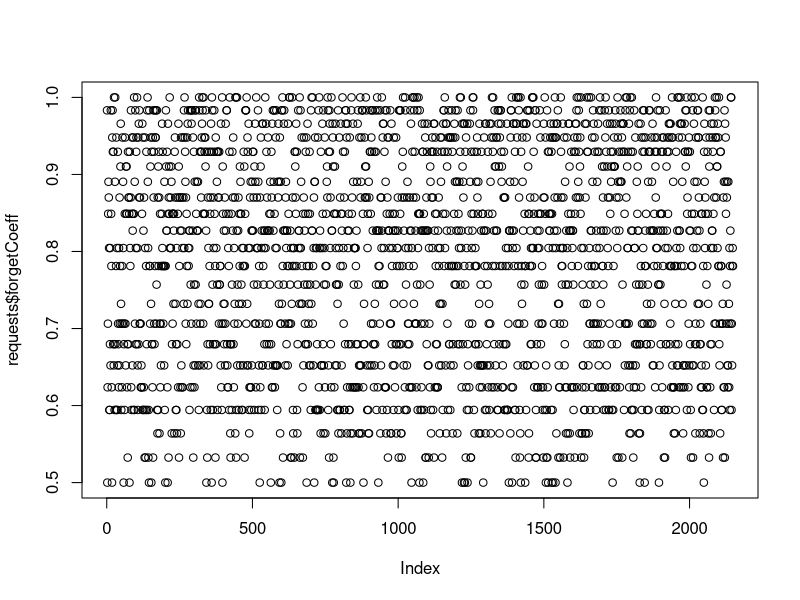
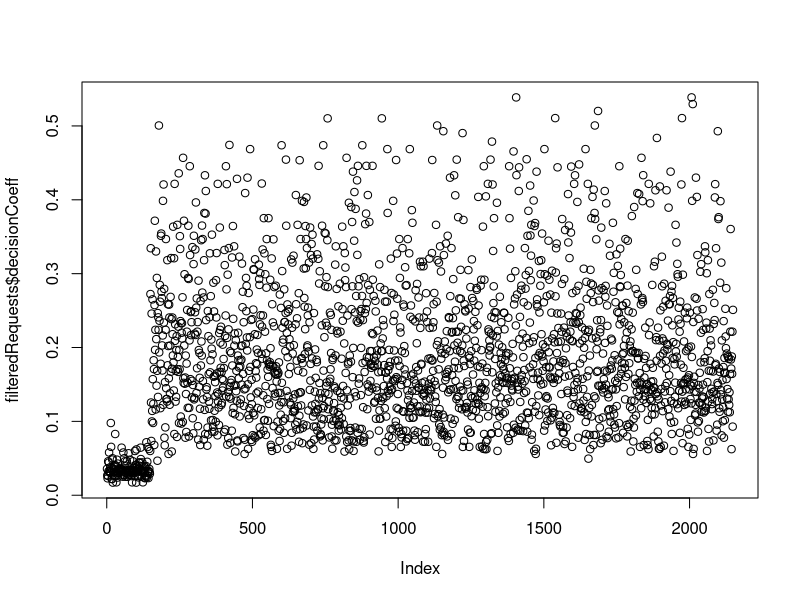

Here is the R script that generated these plots, in order:
#input : two files
#   customers file
#   requests file

#output : What can you tell us about the data?
#   What can you tell about fraudulent customers and their transactions?
#   Based on your results, what actions would you do or recommend doing for letting less fraudulent transactions go through (at the same time having the least impact on our good customers)?"
###############################################################################################
#source("http://www.bioconductor.org/biocLite.R")
#biocLite("xlsx")

### Load existing Data
customers <- read.csv("customer_data.csv", header = TRUE)
requests <- read.csv("request_data-2.csv", header = TRUE)

colnames(customers)
customers$fraudulent_cst
unique(requests$payment_type)
colnames(requests)


##############################################################################################
#################################### Customers Processing ####################################
##############################################################################################

## handle customer duplications
length(customers$customer_id)
## 2129 customers in the list
unique(customers$customer_id)
unique(paste(customers$customer_id, customers$cst_successful_transfers_cnt, customers$cst_profile_age_days, sep="_"))
## 2090 unique customers in the list

#detect duplicated and unique customers
duplicateCustomers<- customers[duplicated(customers$customer_id),]
uniqueCustomers <- customers[unique(customers$customer_id),]

#customers <- uniqueCustomers
## Later on we will refer to "uniqueCustomers" only

#################################### Successfull Transfers ############################################

### Calculate quantile percentage of customer successful transfer count
percentage <- quantile(customers$cst_successful_transfers_cnt, probs = seq(0, 1, 0.2), na.rm = TRUE)
percentage
### define the coefficient step, in order not to decrease dramatically customer chances to make the transfer,
# we start from 0.5
coeffStep <- 5/(length(percentage)-1)

# we want something like this, that is for each quantile we need a coefficient, e.g.
# for customers with 5 (3 <= 5 < 7) successful transfers, the coefficient will be 0.7 as in the following lists
# 1    2    3    7   13 1307
#  0.5  0.6  0.7  0.8  0.9

tmp <- cut(customers$cst_successful_transfers_cnt,percentage, include.lowest=TRUE, right=FALSE )
customers$successTransferCoeff <- 0.5 + (as.integer(tmp)-1)*coeffStep/10
# percentage
# View(data.frame(orig=customers$cst_successful_transfers_cnt, res=tmp, res2=as.integer(tmp), res3=0.5 + (as.integer(tmp)-1)*coeffStep/10 ))


head(customers$successTransferCoeff, 20)

#### now we have customers with one more column (historyTrust) with coefficient based on customer successful transfer history

#################################### Fraudulent Type ############################################

### customer fraud type coefficients
fairCustTrust <- 0.95
oneFraudCustTrust <- 0.5
multipleFraudCustTrust <- 0.3
superTrustyCustomer <- 1

setCustomerFraudType <- function(type) {
    if( type == 0 ) return(fairCustTrust)
    if( type == 1 ) return(oneFraudCustTrust)
    if( type > 1 ) return(multipleFraudCustTrust)
    return(superTrustyCustomer)
}

customers$fraudCoeff <- sapply(customers$fraudulent_cst, setCustomerFraudType)

#################################### Suspicious Type ############################################

### customer suspicious type coefficients
cleanCustTrust <- 0.95
oneSuspCustTrust <- 0.75
multipleSuspCustTrust <- 0.4
goldenCustomer <- 1

setCustomerSuspType <- function(type) {
    if( type == 0 ) return(cleanCustTrust)
    if( type == 1 ) return(oneSuspCustTrust)
    if( type > 1 ) return(multipleSuspCustTrust)
    return(goldenCustomer)
}

customers$suspCoeff <- sapply(customers$suspicious_cst, setCustomerSuspType)


#################################### History Days ############################################

### Calculate quantile percentage of customer history in days
percentageDays <- quantile(customers$cst_profile_age_days, probs = seq(0, 1, 0.1))
percentageDays
### define the coefficient step, in order not to decrease dramatically customer chances to make the transfer,
# we start from 0.5
coeffStepDays <- 5/(length(percentageDays)-1)

tmp <- cut(customers$cst_profile_age_days,percentageDays, include.lowest=TRUE, right=FALSE )
customers$daysCoeff <- 0.5 + (as.integer(tmp)-1)*coeffStepDays/10
# percentageDays
# View(data.frame(orig=customers$cst_profile_age_days, res=tmp, res2=as.integer(tmp), res3=0.5 + (as.integer(tmp)-1)*coeffStepDays/10 ))



##############################################################################################
#################################### Requests Processing #####################################
##############################################################################################


#################################### Transaction Type ############################################
#### transaction type coefficients
bankTrust <- 0.9
achTrust <- 0.7
cardTrust <- 0.5
handTrust <- 1 # if the transfer was hand to hand :D


setTransactionType <- function(type) {
    if( type == "bank" ) return(bankTrust)
    if( type == "ach" ) return(achTrust)
    if( type == "card" ) return(cardTrust)
    return(handTrust)
}

## add transferTrust column
requests$transferTrust <- sapply(requests$payment_type,setTransactionType)


#################################### Forgetting Coefficients of Transfers ############################################

requests$daysPassed <- difftime(as.Date(as.character(requests$request_date), "%d/%m/%Y"),
                                as.Date("1970-01-01"), units = "days")
requests$daysPassed <- requests$daysPassed - min(requests$daysPassed)

forgettingExpFunction <- function(x) {
    return (1.5 - (0.5)^(x/max(unclass(requests$daysPassed))))  #max(unclass(requests$daysPassed)
}
#### here we need to forget the mistakes/fraud/suspicious behaviour of customer, so we introduce en exponential function
# f(x) <- 1.5 - (0.5)^(x/max(days passed)), the shift with 1.5 is needed to avoid 0 values, since we will use those coefficient in product

requests$forgetCoeff <- forgettingExpFunction((as.numeric(requests$daysPassed)))
plot(requests$forgetCoeff)

#################################### Customer ID Check ############################################

checkCustomerID <- function(id) {
    return(any(as.character(customers$customer_id) == as.character(id)))
}

requests$senderExists <- sapply(requests$customer_id, checkCustomerID)
length(requests[requests$senderExists == TRUE,]$customer_id)

### All the receivers are not from our Customers List, only one is in the list
requests$recipientExists <- sapply(requests$target_recipient_id, checkCustomerID)
length(requests[requests$recipientExists == FALSE,]$customer_id)

#################################### Customer ID Check ############################################

#############  Get Customer Send Count
sendersTable <- table(requests$customer_id)
getSendCount <- function(id) {
    return(sendersTable[[id]])
}
requests$customerSendCount <- sapply(requests$customer_id, getSendCount)

#############  Get Recepient Receive Count
receiversTable <- table(requests$target_recipient_id)
getReceiveCount <- function(id) {
    return(receiversTable[[id]])
}
requests$customerReceiveCount <- sapply(requests$target_recipient_id, getReceiveCount)

###########################################################################################
### Calculate Customer Send Coefficients
sendExpFunction <- function(x) {
    return ((0.5)^(x/max(requests$customerSendCount)))
}

requests$sendCoeff <- sendExpFunction((as.numeric(requests$customerSendCount)))

###########################################################################################
### Calculate Target Recepient Receive Coefficients
receiveExpFunction <- function(x) {
    return ((0.5)^(x/max(requests$customerReceiveCount)))
}

requests$receiveCoeff <- receiveExpFunction((as.numeric(requests$customerReceiveCount)))

###########################################################################################
### Calculate Final Coefficients

### get the request ids in customers list
requests$idInCustomers <- match(requests$customer_id, customers$customer_id)

# requests$successTransferCoeff <- customers[requests$idInCustomers,]$successTransferCoeff
# requests$fraudCoeff <- customers[requests$idInCustomers,]$fraudCoeff
# requests$suspCoeff <- customers[requests$idInCustomers,]$suspCoeff
# requests$daysCoeff <- customers[requests$idInCustomers,]$daysCoeff

### fill calculated coefficient columns from customers
requests[c("successTransferCoeff", "fraudCoeff", "suspCoeff", "daysCoeff")] <-
    customers[requests$idInCustomers,][c("successTransferCoeff", "fraudCoeff", "suspCoeff", "daysCoeff")]

### Calculate final decision coefficients
requests$decisionCoeff <- with(requests,
            successTransferCoeff * fraudCoeff * suspCoeff *
            daysCoeff * transferTrust * forgetCoeff * sendCoeff * receiveCoeff )

### filter the coefficients columns to look
filteredRequests <- requests[c("request_id", "target_recipient_id", "customer_id", "payment_type", "transferTrust",
                               "daysPassed", "customerSendCount", "customerReceiveCount",
                               "forgetCoeff", "sendCoeff", "receiveCoeff",
                               "successTransferCoeff", "fraudCoeff", "suspCoeff",
                               "daysCoeff", "decisionCoeff")]

plot(filteredRequests$decisionCoeff)
#### rank requests by decision coefficient
ranks <- rank(requests$decisionCoeff)

### calculate quantiles from decision coefficients
decisionQuantiles <- quantile(requests$decisionCoeff, seq(0,1,0.05))
decisionQuantiles
### select suspicious requests, the value 0.03800667 is 5% less trustful transfers
# susp <- customers[requests[requests$decisionCoeff < 0.03800667,]$idInCustomers,]

tmp <- cut(filteredRequests$decisionCoeff,decisionQuantiles, include.lowest=TRUE, right=FALSE )
filteredRequests$decisionRank <- as.integer(tmp)-1

filteredRequests <- filteredRequests[order(filteredRequests$decisionRank),]
write.csv(filteredRequests, file = "classifiedRequests.csv", row.names = FALSE)
write.csv(requests, file = "requestsModified.csv", row.names = FALSE)
write.csv(customers, file = "customersModified.csv", row.names = FALSE)

# ########################## The above part is OK :D

